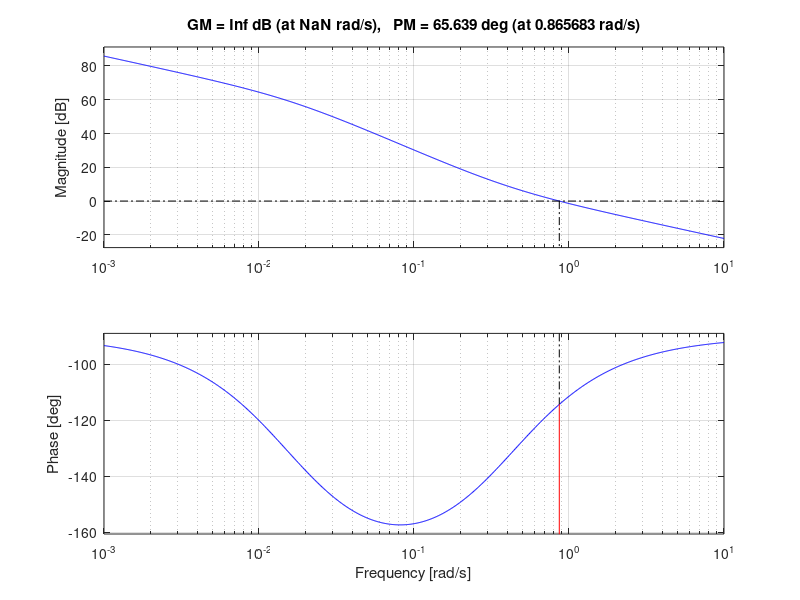

The MATLAB script that drew this image:
clear all
close all
clc


numg = [0.78 0.78 0.1872];
deng = poly ([0 -0.0163 -0.5858]);
G = tf(numg, deng);
bode (G);
margin(G);
% grid
% pause
% T = feedback(G,1); %T is the closed-loop TF of the PI-controlled
% % system
% T = minreal(T);
% step(4*T);
% grid
% xlabel ('Time' )
% ylabel ('Speed Sensor Output, c(t) in volts' )
% title ('PI-controlled Systems Response to a 4 volt Input Step' 
